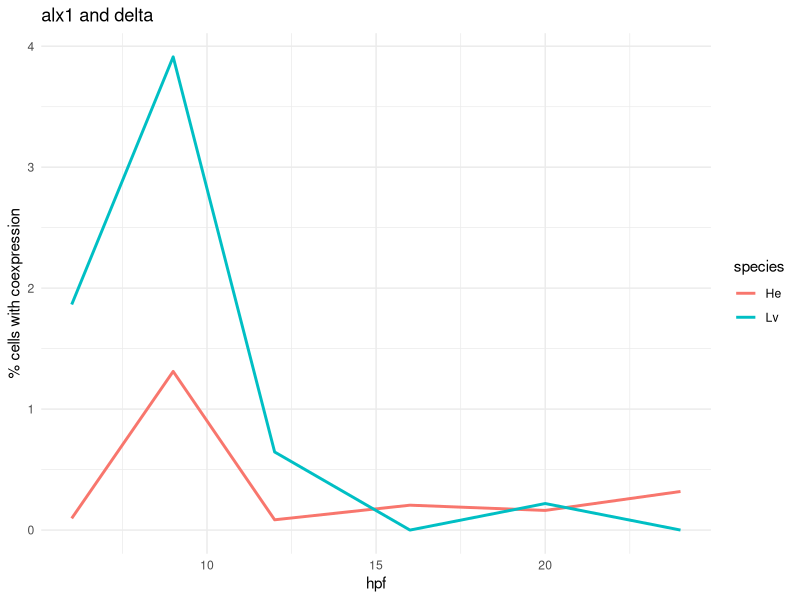

R code for this plot:
## ---- chunk 1
library(tidyverse)
## ---- chunk 2
# read in data and convert to tibble
He_df <- read.csv("He_tc_ordered.csv") |> as_tibble()
Lv_df <- read.csv("Lv_tc_ordered.csv") |> as_tibble()
## ---- chunk 3
# remove index, create species column, reorder columns
He_df <- select(He_df, -X)
He_df <- mutate(He_df, species = "He")
He_df <- select(He_df, species, everything())
Lv_df <- select(Lv_df, -X)
Lv_df <- mutate(Lv_df, species = "Lv")
He_df <- select(He_df, species, everything())
## ---- chunk 4
# combine tables from 2 species and pivot to long
both_df <- rbind(Lv_df, He_df)
long_tc <- both_df |> 
  pivot_longer(cols = starts_with("X"), values_to = "coex")
glimpse(long_tc)
## ---- chunk 5
# define time points and add hpf column
time_pts <- c(6,9,12,16,20,24)
n_t_pts <- length(time_pts)
len_long_tc <- nrow(long_tc)
long_tc = mutate(long_tc, hpf = rep(time_pts, len_long_tc/n_t_pts))
long_tc <- select(long_tc, !name)
glimpse(long_tc)
## ---- chunk 6
# instructions: provide gene names g1 and g2 in alphabetical order
# produces a line plot of specified gene pair for both species
g1 = 'alx1'
g2 = 'delta'
long_tc |>
  filter(gene_1 == get("g1") & gene_2 == get("g2")) |>
  ggplot(aes(hpf, coex, color=species)) +
        geom_line(size = 1) +
        labs(y = '% cells with coexpression') +
        labs(title = str_c(g1, ' and ', g2)) +
        theme_minimal()
